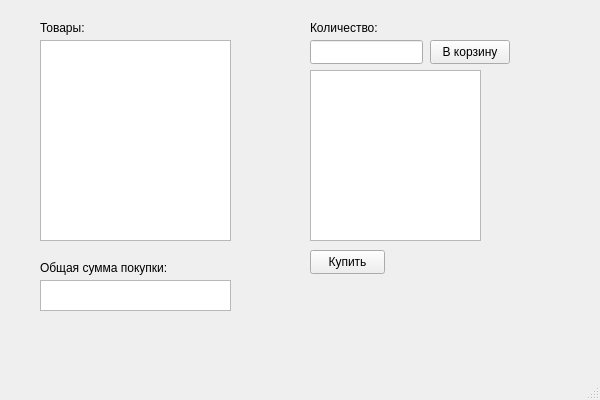
<?xml version="1.0" encoding="UTF-8"?>
<ui version="4.0">
 <class>MainWindow</class>
 <widget class="QMainWindow" name="MainWindow">
  <property name="geometry">
   <rect>
    <x>0</x>
    <y>0</y>
    <width>600</width>
    <height>400</height>
   </rect>
  </property>
  <property name="windowTitle">
   <string>29-30 part 1</string>
  </property>
  <widget class="QWidget" name="centralwidget">
   <widget class="QLabel" name="label">
    <property name="geometry">
     <rect>
      <x>40</x>
      <y>20</y>
      <width>49</width>
      <height>16</height>
     </rect>
    </property>
    <property name="text">
     <string>Товары:</string>
    </property>
   </widget>
   <widget class="QLabel" name="label_2">
    <property name="geometry">
     <rect>
      <x>310</x>
      <y>20</y>
      <width>71</width>
      <height>16</height>
     </rect>
    </property>
    <property name="text">
     <string>Количество:</string>
    </property>
   </widget>
   <widget class="QLineEdit" name="countLineEdit">
    <property name="geometry">
     <rect>
      <x>310</x>
      <y>40</y>
      <width>113</width>
      <height>24</height>
     </rect>
    </property>
   </widget>
   <widget class="QListWidget" name="listWidget">
    <property name="geometry">
     <rect>
      <x>40</x>
      <y>40</y>
      <width>191</width>
      <height>201</height>
     </rect>
    </property>
    <property name="whatsThis">
     <string>&lt;html&gt;&lt;head/&gt;&lt;body&gt;&lt;p&gt;&lt;br/&gt;&lt;/p&gt;&lt;p&gt;&lt;br/&gt;&lt;/p&gt;&lt;/body&gt;&lt;/html&gt;</string>
    </property>
   </widget>
   <widget class="QLabel" name="label_3">
    <property name="geometry">
     <rect>
      <x>40</x>
      <y>260</y>
      <width>141</width>
      <height>16</height>
     </rect>
    </property>
    <property name="text">
     <string>Общая сумма покупки:</string>
    </property>
   </widget>
   <widget class="QTextBrowser" name="textBrowser">
    <property name="geometry">
     <rect>
      <x>40</x>
      <y>280</y>
      <width>191</width>
      <height>31</height>
     </rect>
    </property>
   </widget>
   <widget class="QPushButton" name="addToBoxButton">
    <property name="geometry">
     <rect>
      <x>430</x>
      <y>40</y>
      <width>80</width>
      <height>24</height>
     </rect>
    </property>
    <property name="cursor">
     <cursorShape>ArrowCursor</cursorShape>
    </property>
    <property name="text">
     <string>В корзину</string>
    </property>
   </widget>
   <widget class="QPushButton" name="buyButton">
    <property name="geometry">
     <rect>
      <x>310</x>
      <y>250</y>
      <width>75</width>
      <height>24</height>
     </rect>
    </property>
    <property name="text">
     <string>Купить</string>
    </property>
   </widget>
   <widget class="QListWidget" name="listWidget_2">
    <property name="geometry">
     <rect>
      <x>310</x>
      <y>70</y>
      <width>171</width>
      <height>171</height>
     </rect>
    </property>
   </widget>
  </widget>
  <widget class="QMenuBar" name="menubar">
   <property name="geometry">
    <rect>
     <x>0</x>
     <y>0</y>
     <width>600</width>
     <height>22</height>
    </rect>
   </property>
  </widget>
  <widget class="QStatusBar" name="statusbar"/>
 </widget>
 <resources/>
 <connections/>
</ui>
